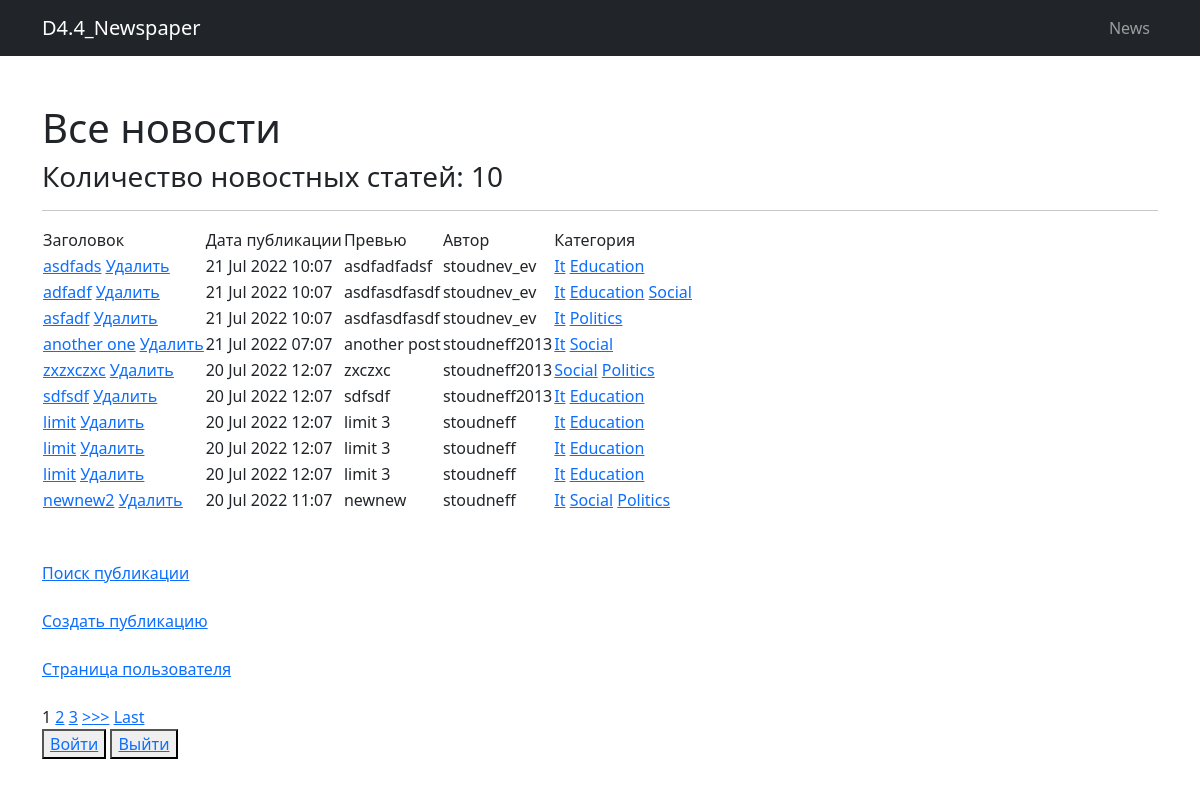
Page /news/ on the committed database.
### news/models.py (models this page shows, shortened)
class Post(models.Model):
    article = 'AR'
    newsItem = 'NI'
    PUBLICATION_TYPES = [
        (article, 'Статья'),
        (newsItem, 'Новость'),
    ]
    author = models.ForeignKey(Author, on_delete = models.CASCADE)
    publicationType = models.CharField(max_length = 2, choices = PUBLICATION_TYPES, default = article)
    publicationDate = models.DateTimeField(auto_now_add = True)
    publicationTitle = models.CharField(max_length = 255)
    publicationText = models.TextField()
    publicationRanking = models.IntegerField(default = 0)
    postCategory = models.ManyToManyField(Category, through = 'PostCategory')

class Author(models.Model):
    authorUser = models.OneToOneField(User, on_delete = models.CASCADE)
    authorRanking = models.IntegerField(default = 0)

class PostCategory(models.Model):
    postCatPost = models.ForeignKey(Post, on_delete = models.CASCADE)
    postCatCategory = models.ForeignKey(Category, on_delete = models.CASCADE)

class Category(models.Model):
    catName = models.CharField(max_length = 255, unique = True)
    subscribers = models.ManyToManyField(User)
    def __str__(self):
        return f'{self.catName}'

### news/views.py (the view)
# urls.py: path('', PostsList.as_view(), name='main'),
class PostsList(ListView):
    model = Post
    template_name = 'news.html'
    context_object_name = 'news'
    queryset = Post.objects.filter(publicationType='NI').order_by('-publicationDate')
    paginate_by = 10
    def get_context_data(self, **kwargs):
        context = super().get_context_data(**kwargs)
        context['post_categories'] = PostCategory.objects.all()
        context['author_user'] = self.request.user
        return context

### news/templatetags/custom_filters.py (called while the page is built)
@register.filter(name='Censor')
def Censor(input_text):
    bad_words = ['практически', 'научились']
    if isinstance(input_text, str):
        a = input_text.split()
        for i in a:
            if i in bad_words:
                a.remove(i)
        return ' '.join(a)
    else:
        raise ValueError(f'{input_text} не является строкой или текстом')

### templates/news.html (shortened to what this page needs)
{% extends 'default.html' %}
{% load custom_filters %}
{% block content %}
    <h1>Все новости</h1>
    <h3>Количество новостных статей: {{ news|length }}</h3>
    <hr>
    {% if news %}
    <table>
        <tr>
            <td>
                Заголовок
            </td>
            <td>
                Дата публикации
            </td>
            <td>
                Превью
            </td>
            <td>
                Автор
            </td>
            <td>
                Категория
            </td>
        </tr>
    {% for ni in news %}
        <tr>
            <td>
                <a href="{% url 'post_detail' ni.id %}">{{ ni.publicationTitle|Censor }}</a>
                <a href="{% url 'post_delete' ni.id %}"><u> Удалить</u></a>
            </td>
            <td>
                {{ ni.publicationDate|date:'d M Y h:m' }}
            </td>
            <td>
                {{ ni.publicationText|truncatechars:50|Censor }}
            </td>
            <td>
                {{ ni.author.authorUser.username }}
            </td>
            <td>
                {% for categ in post_categories %}
                    {% if categ.postCatPost_id == ni.pk %}
                        <a href="{% url 'for_categories' categ.postCatCategory_id %}">{{ categ.postCatCategory }}</a>
                    {% endif %}
                {% endfor %}
            </td>
        </tr>
    {% endfor %}
    </table>
    {% else %}
    <h2>Публикаций нет!</h2>
    {% endif %}
<br>
<br>
    <a href="{% url 'post_search' %}">Поиск публикации</a>
<br>
<br>
    <a href="{% url 'post_create' %}">Создать публикацию</a>
<br>
<br>
    <a href="{% url 'authorised_user' %}">Страница пользователя</a>
<br>
<br>
    {% if is_paginated %}
    {% for num in page_obj.paginator.page_range %}
        {% if page_obj.number == num %}
            <a>{{ num }}</a>
        {% elif num > page_obj.number|add:'-3' and num < page_obj.number|add:'3' %}
            <a href="?page={{ num }}">{{ num }}</a>
        {% endif %}
    {% endfor %}
    {% if page_obj.has_next %}
        <a href="?page={{ page_obj.next_page_number }}">>>></a>
        <a href="?page={{ page_obj.paginator.num_pages }}">Last</a>
    {% endif %}
{% endif %}
<br>
<button> <a href='../accounts/login/'>Войти</a></button>
<button> <a href='../accounts/logout/'>Выйти</a></button>
{% endblock content %}

### rows in the picture
Post: publicationTitle|Censor "asdfads", publicationDate "21 Jul 2022 10:07", publicationText|Censor "asdfadfadsf", author.authorUser.username "stoudnev_ev"
PostCategory: postCatCategory "It"
PostCategory: postCatCategory "Education"
Post: publicationTitle|Censor "adfadf", publicationDate "21 Jul 2022 10:07", publicationText|Censor "asdfasdfasdf", author.authorUser.username "stoudnev_ev"
PostCategory: postCatCategory "It"
PostCategory: postCatCategory "Education"
PostCategory: postCatCategory "Social"
Post: publicationTitle|Censor "asfadf", publicationDate "21 Jul 2022 10:07", publicationText|Censor "asdfasdfasdf", author.authorUser.username "stoudnev_ev"
PostCategory: postCatCategory "It"
PostCategory: postCatCategory "Politics"
Post: publicationTitle|Censor "another one", publicationDate "21 Jul 2022 07:07", publicationText|Censor "another post", author.authorUser.username "stoudneff2013"
PostCategory: postCatCategory "It"
PostCategory: postCatCategory "Social"
Post: publicationTitle|Censor "zxzxczxc", publicationDate "20 Jul 2022 12:07", publicationText|Censor "zxczxc", author.authorUser.username "stoudneff2013"
PostCategory: postCatCategory "Social"
PostCategory: postCatCategory "Politics"
Post: publicationTitle|Censor "sdfsdf", publicationDate "20 Jul 2022 12:07", publicationText|Censor "sdfsdf", author.authorUser.username "stoudneff2013"
PostCategory: postCatCategory "It"
PostCategory: postCatCategory "Education"
Post: publicationTitle|Censor "limit", publicationDate "20 Jul 2022 12:07", publicationText|Censor "limit 3", author.authorUser.username "stoudneff"
PostCategory: postCatCategory "It"
PostCategory: postCatCategory "Education"
Post: publicationTitle|Censor "limit", publicationDate "20 Jul 2022 12:07", publicationText|Censor "limit 3", author.authorUser.username "stoudneff"
PostCategory: postCatCategory "It"
PostCategory: postCatCategory "Education"
Post: publicationTitle|Censor "limit", publicationDate "20 Jul 2022 12:07", publicationText|Censor "limit 3", author.authorUser.username "stoudneff"
PostCategory: postCatCategory "It"
PostCategory: postCatCategory "Education"
Post: publicationTitle|Censor "newnew2", publicationDate "20 Jul 2022 11:07", publicationText|Censor "newnew", author.authorUser.username "stoudneff"
PostCategory: postCatCategory "It"
PostCategory: postCatCategory "Social"
PostCategory: postCatCategory "Politics"

### other values in the picture
{{ news|length }} "10"
{{ num }} "1"
{{ num }} "2" "3"
